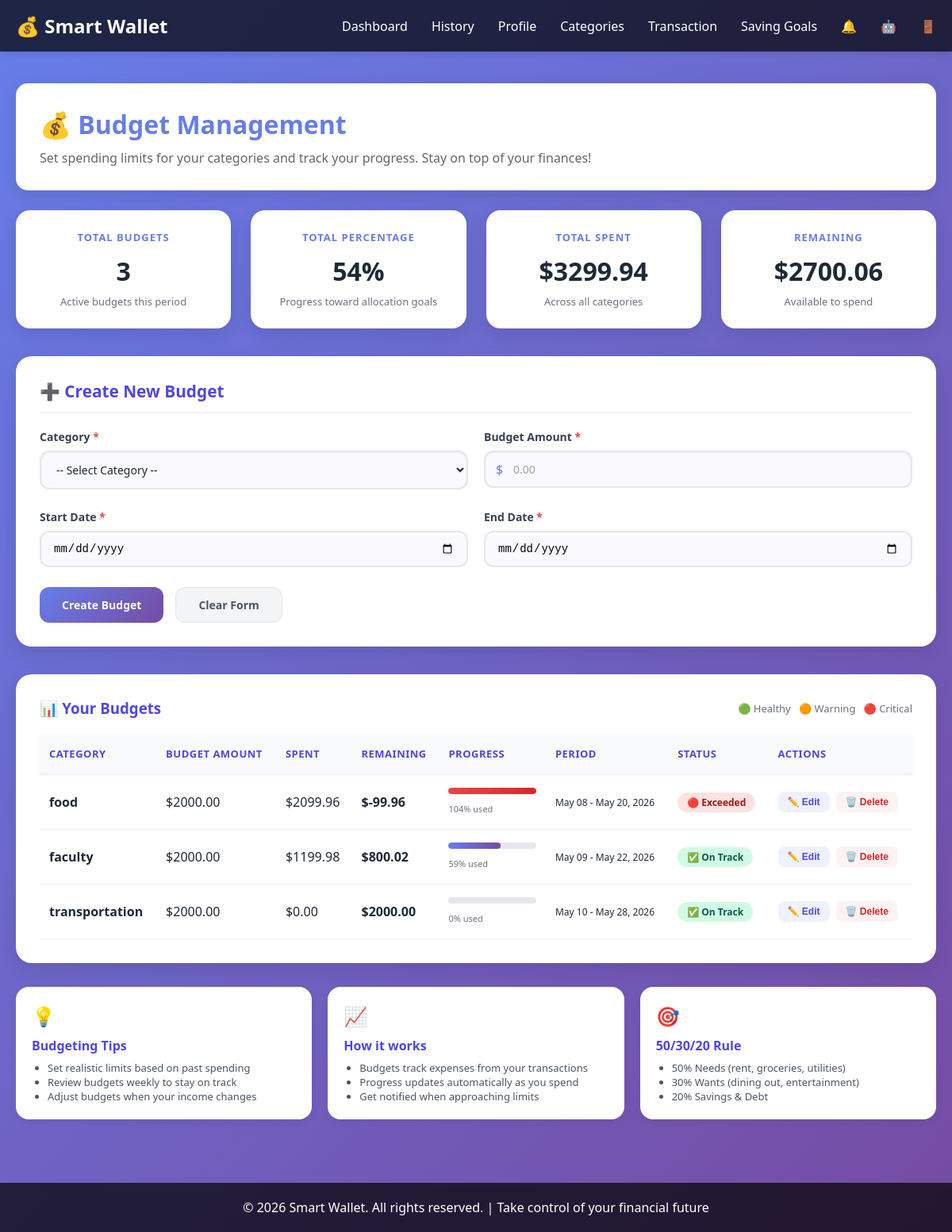
The page /transaction/budgets/ (signed in) on the database its author committed.
### transactions/models.py (models this page shows, shortened)
class Budget(models.Model):
    wallet = models.ForeignKey('user.Wallet', on_delete=models.CASCADE, related_name='budgets')
    status_choices=[
        ('active','Active'),
        ('expired','Expired'),
        ('completed','Completed')
    ]
    category = models.ForeignKey(
        Category,
        on_delete=models.CASCADE,
        related_name='budgets'
    )
    status=models.CharField(max_length=255,choices=status_choices,default='active')
    amount = models.DecimalField(max_digits=10, decimal_places=2)
    spended = models.DecimalField(max_digits=10, decimal_places=2, default=0)
    start_at = models.DateField()
    end_at = models.DateField()
    percentage = models.IntegerField(default=0)
    remaining = models.DecimalField(max_digits=10, decimal_places=2, default=0)

class Category(models.Model):
    wallet = models.ForeignKey('user.Wallet', on_delete=models.CASCADE, related_name='categories')
    name = models.CharField(max_length=255)
    class Meta:
        unique_together = ('wallet', 'name')

### transactions/views.py (the view, shortened to what this page needs)
@login_required
def view_budget(request):
    user = request.user
    wallet = user.wallet
    categories = trans_models.Category.objects.filter(wallet=wallet)
    budgets = trans_models.Budget.objects.filter(wallet=wallet)
    total_percantage = budgets.aggregate(
            total=Sum('percentage')
        )['total'] or 0
    num_of_budgets = budgets.aggregate(
            total=Count('id')
        )['total'] or 0
    try:
        percentage = total_percantage / num_of_budgets or 0
    except:
        percentage = 0
    total_spent = budgets.aggregate(
            total=Sum('spended')
        )['total'] or 0
    total_remaining = budgets.aggregate(
            total=Sum('remaining')
        )['total'] or 0
    context = {
        'categories': categories,
        'budgets': budgets,
        'editing_budget': None,
        'total_spent':total_spent,
        'total_remaining':total_remaining,
        'total_percentage' : percentage
    }
    edit_id = request.GET.get('edit_id')
    if edit_id:
        context['editing_budget'] = trans_models.Budget.objects.get(id=edit_id)
    return render(request, 'budget.html', context)

### templates/budget.html (shortened to what this page needs)
<!DOCTYPE html>
{% load static %}
<html lang="en">
<head>
    <link rel="stylesheet" href="{% static 'css/style.css' %}">
</head>
<body id="budget-body">
    <header id="budget-header">
        <nav id="user-home-nav">
            <div class="logo">💰 Smart Wallet</div>
            <ul class="nav-links">
                <li><a href="{% url 'home' %}">Dashboard</a></li>
                <li><a href="{% url 'transactions' %}">History</a></li>
                <li><a href="{% url 'profile' %}">Profile</a></li>
                <li><a href="{% url 'categories' %}">Categories</a></li>
                <li><a href="{% url 'add_transaction' %}">Transaction</a></li>
                <li><a href="{% url 'saving_goals' %}">Saving Goals</a></li>
                <li><a title="Notifications" href="{% url 'notifications' %}">🔔  </a></li>
                <li><a title="AI advisor" href="{% url 'advisor' %}">🤖 </a></li>
                <li><a title="logout" href="{% url 'logout' %}" >🚪</a></li>
            </ul>
        </nav>
    </header>
    <div id="budget-container">
        <div class="welcome-section" style="margin-bottom: 25px;">
            <h1>💰 Budget Management</h1>
            <p>Set spending limits for your categories and track your progress. Stay on top of your finances!</p>
        </div>
        <div class="budget-stats-grid">
            <div class="budget-stat-card">
                <div class="budget-stat-label">Total Budgets</div>
                <div class="budget-stat-value">{{ budgets|length }}</div>
                <div class="budget-stat-sub">Active budgets this period</div>
            </div>
            <div class="budget-stat-card">
                <div class="budget-stat-label">Total Percentage</div>
                <div class="budget-stat-value">{{ total_percentage|floatformat:0 }}%</div>
                <div class="budget-stat-sub">Progress toward allocation goals</div>
            </div>
            <div class="budget-stat-card">
                <div class="budget-stat-label">Total Spent</div>
                <div class="budget-stat-value">${{ total_spent|floatformat:2|default:"0.00" }}</div>
                <div class="budget-stat-sub">Across all categories</div>
            </div>
            <div class="budget-stat-card">
                <div class="budget-stat-label">Remaining</div>
                <div class="budget-stat-value">${{ total_remaining|floatformat:2|default:"0.00" }}</div>
                <div class="budget-stat-sub">Available to spend</div>
            </div>
        </div>
        <div class="budget-form-card">
            <div class="budget-form-title">
                {% if editing_budget %}
                    ✏️ Edit Budget
                {% else %}
                    ➕ Create New Budget
                {% endif %}
            </div>
            <form method="post" action="">
                <div class="form-row">
                    <div class="form-group-budget">
                        <label for="category">Category <span class="required">*</span></label>
                        <select name="category_id" id="category" required>
                            <option value="">-- Select Category --</option>
                        </select>
                    </div>
                    <div class="form-group-budget">
                        <label for="amount">Budget Amount <span class="required">*</span></label>
                        <div class="amount-input-group" style="position: relative;">
                            <span style="position: absolute; left: 15px; top: 50%; transform: translateY(-50%); color: #667eea;">$</span>
                            <input type="number" id="amount" name="amount" step="0.01" min="0"
                                   placeholder="0.00" required
                                   style="padding-left: 35px;"
                                   value="{% if editing_budget %}{{ editing_budget.amount }}{% endif %}">
                        </div>
                    </div>
                </div>
                <div class="form-row">
                    <div class="form-group-budget">
                        <label for="start_at">Start Date <span class="required">*</span></label>
                        <input type="date" id="start_at" name="start_at" required
                               value="{% if editing_budget %}{{ editing_budget.start_at|date:'Y-m-d' }}{% endif %}">
                    </div>
                    <div class="form-group-budget">
                        <label for="end_at">End Date <span class="required">*</span></label>
                        <input type="date" id="end_at" name="end_at" required
                               value="{% if editing_budget %}{{ editing_budget.end_at|date:'Y-m-d' }}{% endif %}">
                    </div>
                </div>
                <div class="form-actions-budget">
                    <button type="submit" class="btn-budget btn-budget-primary" name="create-budget">
                        {% if editing_budget %}Update Budget{% else %}Create Budget{% endif %}
                    </button>
                    {% if editing_budget %}
                        <a href="" class="btn-budget btn-budget-secondary">Cancel Edit</a>
                    {% else %}
                        <button type="reset" class="btn-budget btn-budget-secondary">Clear Form</button>
                    {% endif %}
                </div>
            </form>
        </div>
        <div class="budgets-list-card">
            <div style="display: flex; justify-content: space-between; align-items: center; margin-bottom: 20px; flex-wrap: wrap;">
                <h3 style="color: #4f46e5; margin: 0;">📊 Your Budgets</h3>
                <div style="font-size: 13px; color: #6b7280;">
                    <span style="display: inline-flex; align-items: center; gap: 5px;">🟢 Healthy &nbsp; 🟠 Warning &nbsp; 🔴 Critical</span>
                </div>
            </div>
            {% if budgets %}
                <table class="budgets-table">
                    <thead>
                        <tr>
                            <th>Category</th>
                            <th>Budget Amount</th>
                            <th>Spent</th>
                            <th>Remaining</th>
                            <th>Progress</th>
                            <th>Period</th>
                            <th>Status</th>
                            <th>Actions</th>
                        </tr>
                    </thead>
                    <tbody>
                        {% for budget in budgets %}
                            {% with spent=budget.spended|default:0 %}
                            {% with remaining=budget.amount|floatformat:2|add:"-"|add:spent|floatformat:2 %}
                            {% with percentage=budget.percentage %}
                                <tr>
                                    <td style="font-weight: 600;">{{ budget.category.name }}</td>
                                    <td>${{ budget.amount|floatformat:2 }}</td>
                                    <td>${{ spent|floatformat:2 }}</td>
                                    <td class="{% if remaining < 0 %}negative{% else %}positive{% endif %}">
                                        ${{ budget.remaining |floatformat:2 }}
                                    </td>
                                    <td style="min-width: 130px;">
                                        <div class="progress-bar-container">
                                            <div class="progress-bar-fill {% if percentage > 100 %}over-budget{% endif %}"
                                                 style="width: {% if percentage > 100 %}100{% else %}{{ percentage }}{% endif %}%;"></div>
                                        </div>
                                        <span style="font-size: 11px; color: #6b7280;">{{ percentage|floatformat:0 }}% used</span>
                                    </td>
                                    <td style="font-size: 12px;">
                                        {{ budget.start_at|date:"M d" }} - {{ budget.end_at|date:"M d, Y" }}
                                    </td>
                                    <td>
                                        {% if percentage <= 70 %}
                                            <span class="budget-status status-healthy">✅ On Track</span>
                                        {% elif percentage <= 100 %}
                                            <span class="budget-status status-warning">⚠️ Warning</span>
                                        {% else %}
                                            <span class="budget-status status-critical">🔴 Exceeded</span>
                                        {% endif %}
                                    </td>
                                    <td>
                                        <div class="action-buttons">
                                            <form method="get" action="" style="display: inline;">
                                                <button type="submit" class="edit-btn">✏️ Edit</button>
                                            </form>
                                            <form method="post" action="{% url 'delete_budget' budget.id %}"
                                                style="display: inline;"
                                                onsubmit="return confirm('Are you sure you want to delete this budget?');">
                                                <button type="submit" class="delete-btn">🗑️ Delete</button>
                                            </form>
                                        </div>
                                    </td>
                                </tr>
                            {% endwith %}
                            {% endwith %}
                            {% endwith %}
                        {% endfor %}
                    </tbody>
                </table>
            {% else %}
                <div class="empty-state-budget">
                    <div style="font-size: 48px; margin-bottom: 15px;">📋</div>
                    <p style="font-size: 16px; margin-bottom: 8px;">No budgets created yet</p>
                    <p style="font-size: 14px; color: #9ca3af;">Create your first budget above to start tracking your spending limits!</p>
                </div>
            {% endif %}
        </div>
        <div style="margin-top: 30px; display: grid; grid-template-columns: repeat(auto-fit, minmax(280px, 1fr)); gap: 20px;">
            <div style="background: white; border-radius: 16px; padding: 20px; box-shadow: 0 4px 12px rgba(0,0,0,0.05);">
                <div style="font-size: 24px; margin-bottom: 10px;">💡</div>
                <h4 style="color: #4f46e5; margin-bottom: 8px;">Budgeting Tips</h4>
                <ul style="margin: 0; padding-left: 20px; color: #4b5563; font-size: 13px;">
                    <li>Set realistic limits based on past spending</li>
                    <li>Review budgets weekly to stay on track</li>
                    <li>Adjust budgets when your income changes</li>
                </ul>
            </div>
            <div style="background: white; border-radius: 16px; padding: 20px; box-shadow: 0 4px 12px rgba(0,0,0,0.05);">
                <div style="font-size: 24px; margin-bottom: 10px;">📈</div>
                <h4 style="color: #4f46e5; margin-bottom: 8px;">How it works</h4>
                <ul style="margin: 0; padding-left: 20px; color: #4b5563; font-size: 13px;">
                    <li>Budgets track expenses from your transactions</li>
                    <li>Progress updates automatically as you spend</li>
                    <li>Get notified when approaching limits</li>
                </ul>
            </div>
            <div style="background: white; border-radius: 16px; padding: 20px; box-shadow: 0 4px 12px rgba(0,0,0,0.05);">
                <div style="font-size: 24px; margin-bottom: 10px;">🎯</div>
                <h4 style="color: #4f46e5; margin-bottom: 8px;">50/30/20 Rule</h4>
                <ul style="margin: 0; padding-left: 20px; color: #4b5563; font-size: 13px;">
                    <li>50% Needs (rent, groceries, utilities)</li>
                    <li>30% Wants (dining out, entertainment)</li>
                    <li>20% Savings & Debt</li>
                </ul>
            </div>
        </div>
    </div>
    <footer style="background-color: rgba(0, 0, 0, 0.7); color: #fff; text-align: center; padding: 20px; margin-top: 40px;">
        <p>&copy; 2026 Smart Wallet. All rights reserved. | Take control of your financial future</p>
    </footer>
</body>
</html>

### rows shown on the page
Budget: category.name "food", amount "2000.00", spended "2099.96", remaining "-99.96", percentage "104", start_at "May 08", end_at "May 20, 2026", shows "🔴 Exceeded"
Budget: category.name "faculty", amount "2000.00", spended "1199.98", remaining "800.02", percentage "59", start_at "May 09", end_at "May 22, 2026", shows "✅ On Track"
Budget: category.name "transportation", amount "2000.00", value "0.00", remaining "2000.00", percentage "0", start_at "May 10", end_at "May 28, 2026", shows "✅ On Track"

### other values the page prints
{{ budgets|length }} "3"
{{ total_percentage|floatformat:0 }} "54"
{{ total_spent|floatformat:2|default:"0.00" }} "3299.94"
{{ total_remaining|floatformat:2|default:"0.00" }} "2700.06"
